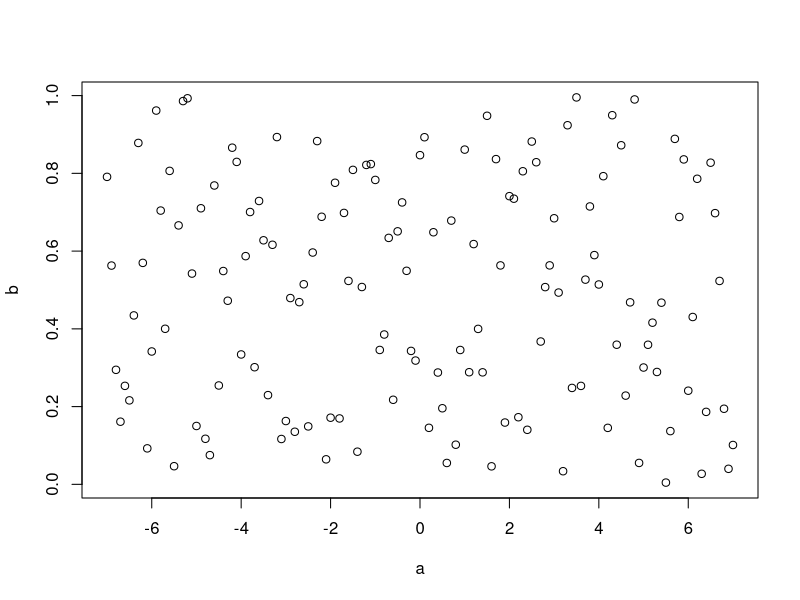

Reproduce this figure in R.
 a<-seq(-7,7,by=0.1)
 #b<-dnorm(a,mean=2.5,sd=0.5)
  #b<-dunif(a,min=0,max=1,log=FALSE)
 #b<-punif(a,min=0,max=1,lower.tail=TRUE,log.p=FALSE)
#b<-qunif(a,min=0,max=1,lower.tail=TRUE,log.p=FALSE)
 b<-runif(a,min=0,max=1)
 png(file="dnorm.png")
   plot(a,b)
  dev.off()